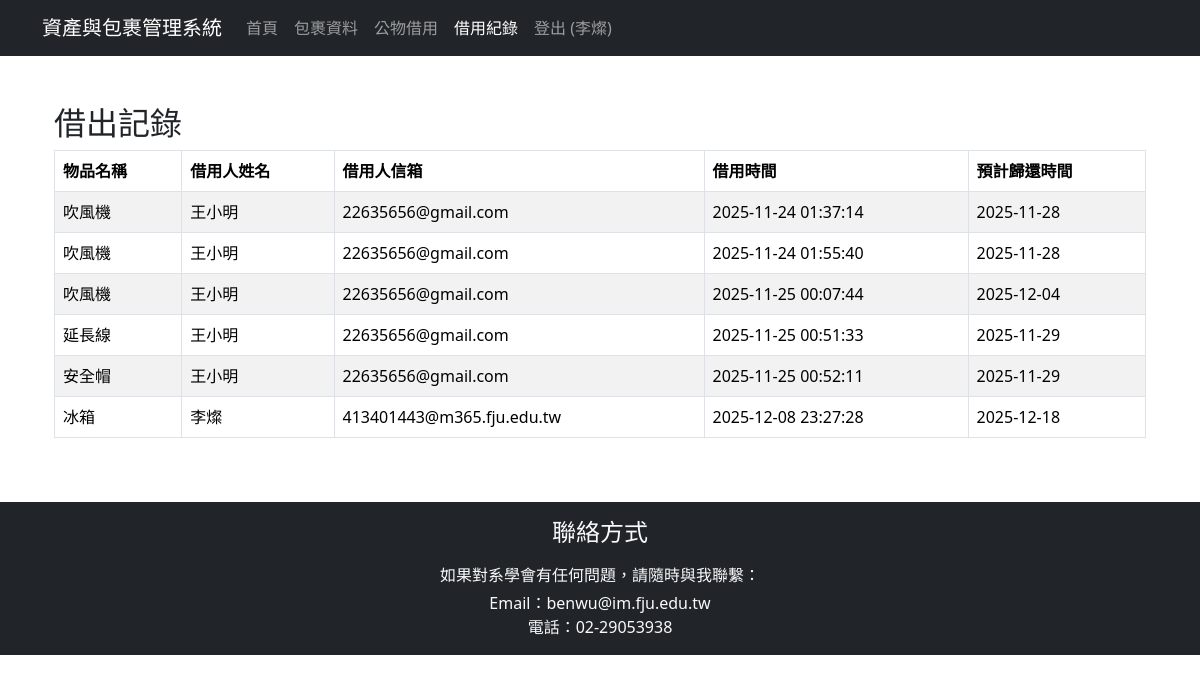
Page /admin_borrow_record.php (signed in) on the committed database.
### tables this page shows
CREATE TABLE `borrow_records` (
  `record_id` int NOT NULL,
  `item_id` int NOT NULL,
  `user_id` int DEFAULT NULL,
  `user_name` varchar(100) NOT NULL,
  `email` varchar(100) NOT NULL,
  `borrow_time` datetime NOT NULL DEFAULT CURRENT_TIMESTAMP,
  `expected_return` date NOT NULL,
  `return_time` datetime DEFAULT NULL,
  `status` enum('借出','已歸還') NOT NULL DEFAULT '借出'
);

CREATE TABLE `items` (
  `id` int NOT NULL,
  `name` varchar(100) NOT NULL,
  `total` int NOT NULL,
  `available` int NOT NULL,
  `status` enum('在庫','借出') DEFAULT '在庫'
);

### admin_borrow_record.php (the view, shortened to what this page needs)
<?php
require_once "header.php";
require_once 'assets_db.php';
$sql = "SELECT i.name , user_name , email , borrow_time , expected_return from borrow_records b join items i on b.item_id = i.id " ;
$stmt = mysqli_prepare($conn, $sql);
mysqli_stmt_execute($stmt);
$result = mysqli_stmt_get_result($stmt);
?>
<div class="container my-5">
	<h2>借出記錄</h2>
	<?php if (mysqli_num_rows($result) > 0): ?>
		<div class="table-responsive">
			<table class="table table-bordered table-striped">
				<thead>
					<tr>
						<th>物品名稱</th>
						<th>借用人姓名</th>
                        <th>借用人信箱</th>
                        <th>借用時間</th>
                        <th>預計歸還時間</th>
					</tr>
				</thead>
				<tbody>
                    <?php while($row = mysqli_fetch_assoc($result)): ?>
                        <tr>
                            <td><?=htmlspecialchars($row['name'])?></td>
                            <td><?=htmlspecialchars($row['user_name'])?></td>
                            <td><?=htmlspecialchars($row['email'])?></td>
                            <td><?=htmlspecialchars($row['borrow_time'])?></td>
                            <td><?=htmlspecialchars($row['expected_return'])?></td>
                        </tr>
					<?php endwhile; ?>
				</tbody>
			</table>
		</div>
	<?php else: ?>
		<div class="alert alert-info" role="alert">
			您還沒有任何報名記錄。
		</div>
	<?php endif; ?>
</div>
<?php
include('footer.php');
?>

### rows in the picture
borrow_records: item.name "吹風機", user_name "王小明", email "22635656@gmail.com", borrow_time "2025-11-24 01:37:14", expected_return "2025-11-28"
borrow_records: item.name "吹風機", user_name "王小明", email "22635656@gmail.com", borrow_time "2025-11-24 01:55:40", expected_return "2025-11-28"
borrow_records: item.name "吹風機", user_name "王小明", email "22635656@gmail.com", borrow_time "2025-11-25 00:07:44", expected_return "2025-12-04"
borrow_records: item.name "延長線", user_name "王小明", email "22635656@gmail.com", borrow_time "2025-11-25 00:51:33", expected_return "2025-11-29"
borrow_records: item.name "安全帽", user_name "王小明", email "22635656@gmail.com", borrow_time "2025-11-25 00:52:11", expected_return "2025-11-29"
borrow_records: item.name "冰箱", user_name "李燦", email "413401443@m365.fju.edu.tw", borrow_time "2025-12-08 23:27:28", expected_return "2025-12-18"

### other values in the picture
$user_name "李燦"
